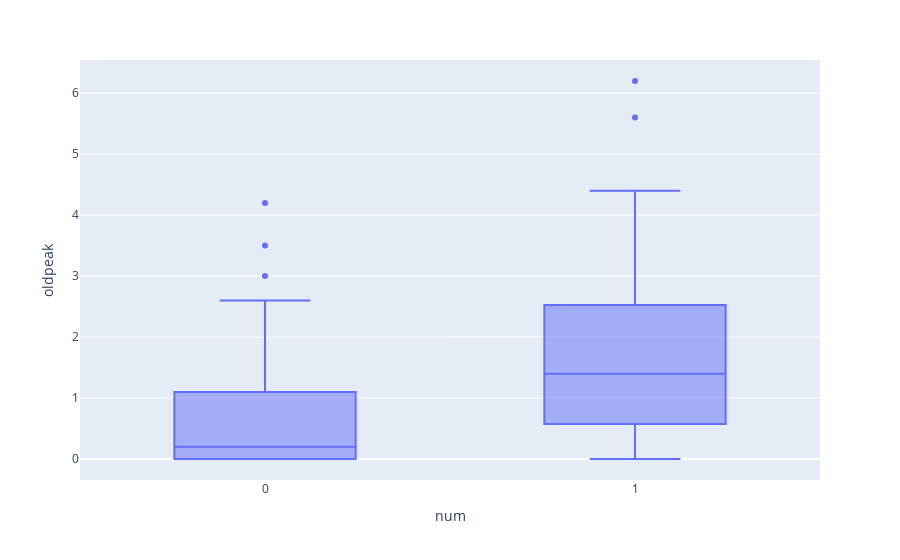

Notebook code cell kept with this figure:
### Code cell
fig = px.box(DF_1, x='num', y='oldpeak')
fig.show()

### Figure 1 — Plotly figure (JSON) as saved in the notebook; plotly's stock layout.template omitted (floating-point values rounded to 4 significant figures; data arrays with more than 128 entries replaced by an {"elided": "..."} marker saying what was removed)
{"data": [{"alignmentgroup": "True", "hovertemplate": "num=%{x}<br>oldpeak=%{y}<extra></extra>", "legendgroup": "", "marker": {"color": "#636efa"}, "name": "", "notched": false, "offsetgroup": "", "orientation": "v", "showlegend": false, "type": "box", "x": {"elided": "297 int values"}, "x0": " ", "xaxis": "x", "y": {"elided": "297 float values"}, "y0": " ", "yaxis": "y"}], "layout": {"boxmode": "group", "legend": {"tracegroupgap": 0}, "margin": {"t": 60}, "xaxis": {"anchor": "y", "domain": [0, 1], "title": {"text": "num"}}, "yaxis": {"anchor": "x", "domain": [0, 1], "title": {"text": "oldpeak"}}}}
